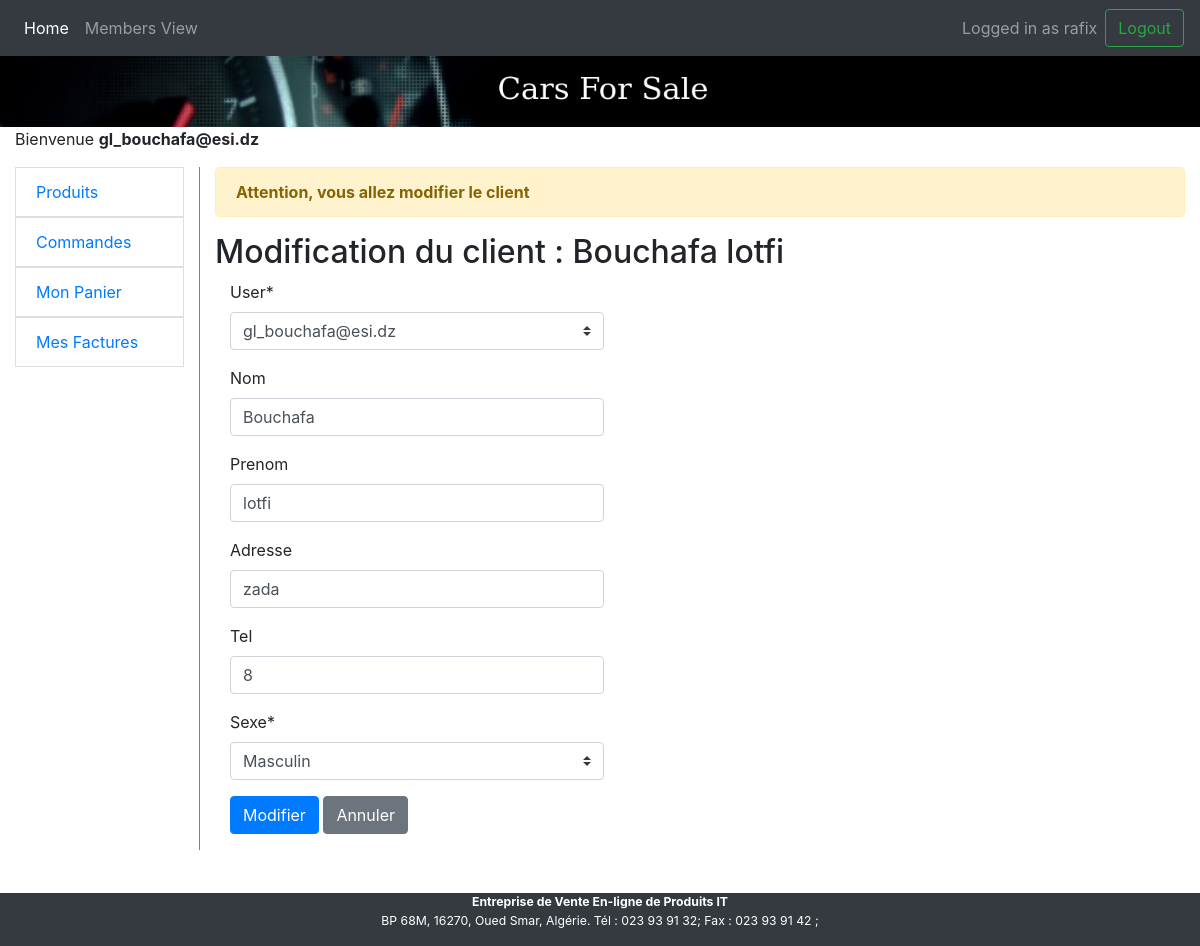
Page /bill/client_update/1/ (signed in) on the earlier database version.
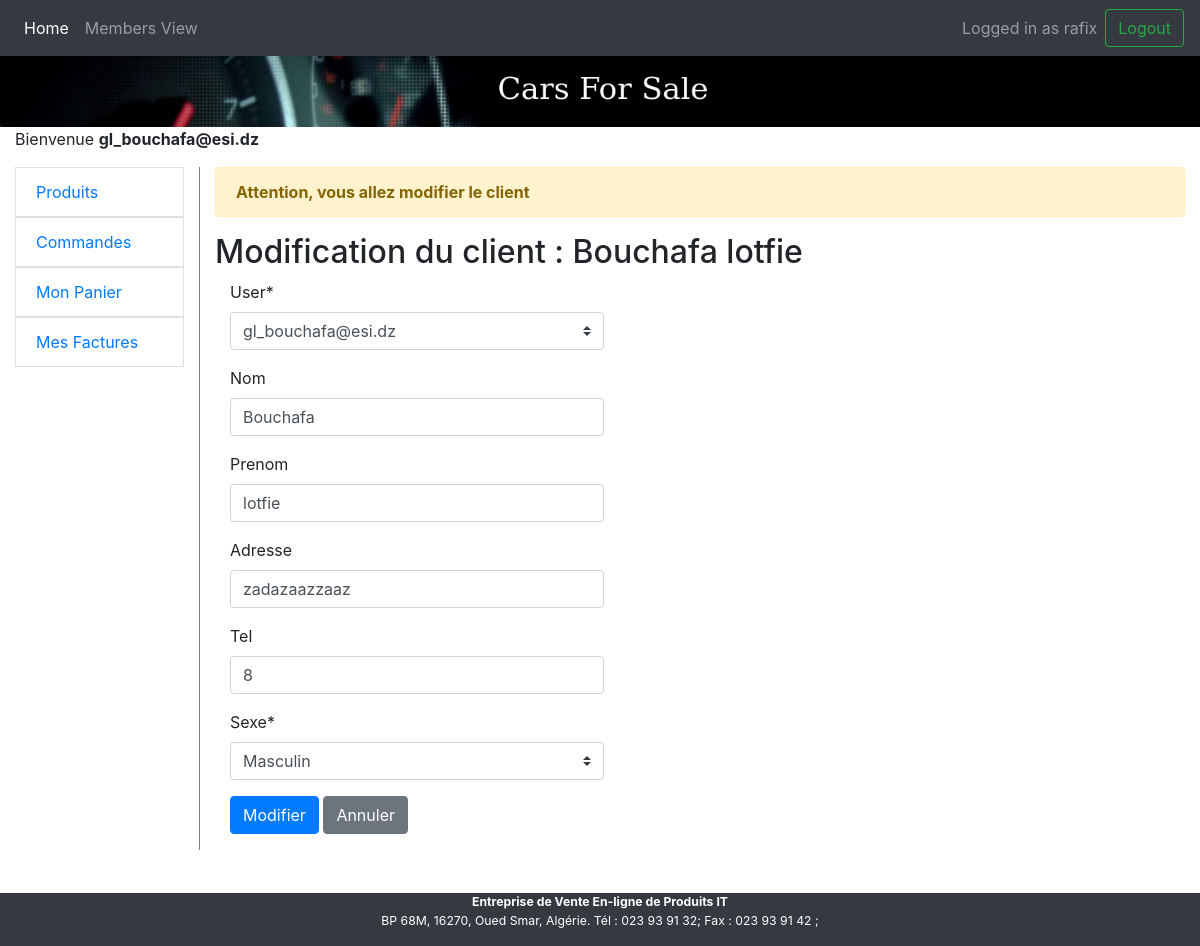
Same page on the later database version.
### bill/models.py (models this page shows)
class Client(models.Model):
    user = models.OneToOneField(User, on_delete=models.CASCADE)
    SEXE = (
        ('M', 'Masculin'),
        ('F', 'Feminin')
    )
    nom = models.CharField(max_length = 50, null=True, blank=True)
    prenom = models.CharField(max_length = 50, null=True, blank=True)
    adresse = models.CharField(max_length = 50, null=True, blank=True)
    tel = models.CharField(max_length = 10, null=True, blank=True)
    sexe = models.CharField(max_length=1, choices = SEXE)
    def __str__(self):
        return self.nom + ' ' + self.prenom

### bill/views.py (the view)
# urls.py: path('client_update/<int:pk>/', views.ClientUpdateView.as_view(), name='client_update'),
class ClientUpdateView(PermissionRequiredMixin,SuccessMessageMixin,UpdateView):
    model = Client
    template_name = 'bill/update.html'
    fields = '__all__'
    success_message = "Le client a été mise à jour avec succès"
    permission_required = 'bill.update_client'
    def get_form(self, form_class=None):
        messages.warning(self.request, "Attention, vous allez modifier le client")
        form = super().get_form(form_class)
        form.helper = FormHelper()
        form.helper.add_input(Submit('submit','Modifier', css_class='btn-primary'))
        form.helper.add_input(Button('cancel', 'Annuler', css_class='btn-secondary', onclick="window.history.back()"))
        self.success_url = reverse('clients')
        return form
    def get_context_data(self, **kwargs):
        ctx = super(ClientUpdateView, self).get_context_data(**kwargs)
        ctx['object'] = 'Client'
        ctx['title'] = "Modification du client : " + str(self.get_object())
        return ctx

### bill/templates/bill/update.html
{% extends 'bill/base.html' %}
{% load bootstrap4 django_tables2 crispy_forms_tags %}
{% block content%}
<h2>{{ title }}</h2>
<div class="col-lg-5">
{% crispy form %}
</div>
{% endblock %}

Differences in the rows shown:
changed Client "gl_bouchafa@esi.dz": prenom "lotfi" → "lotfie"; adresse "zada" → "zadazaazzaaz"
Other differences:
{{ title }}: "Modification du client : Bouchafa lotfi" → "Modification du client : Bouchafa lotfie"
